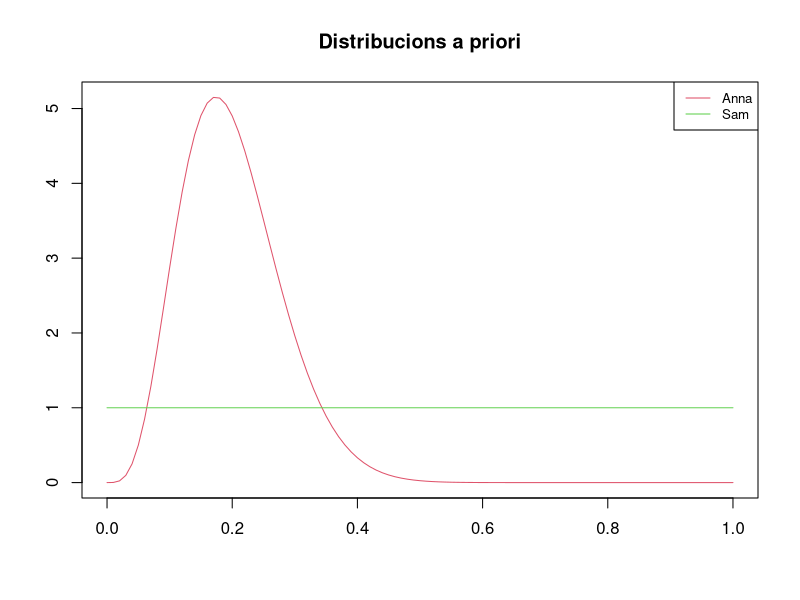
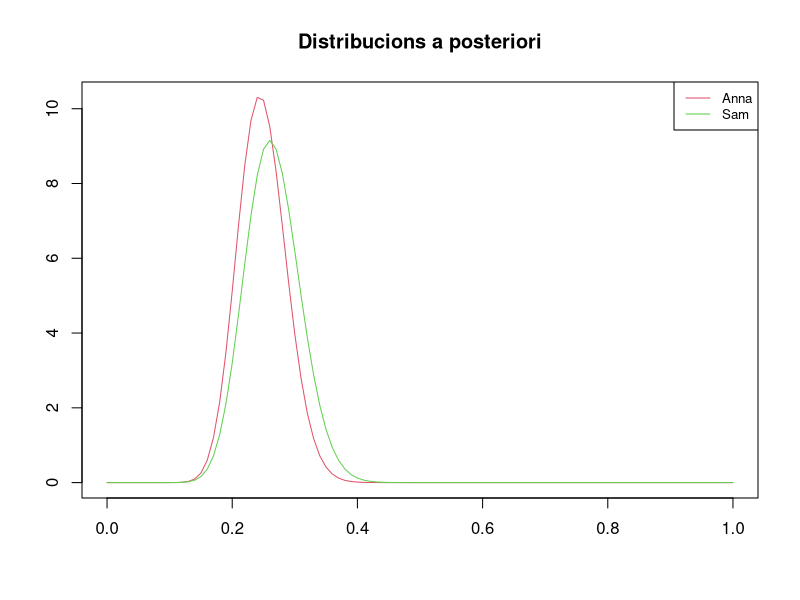
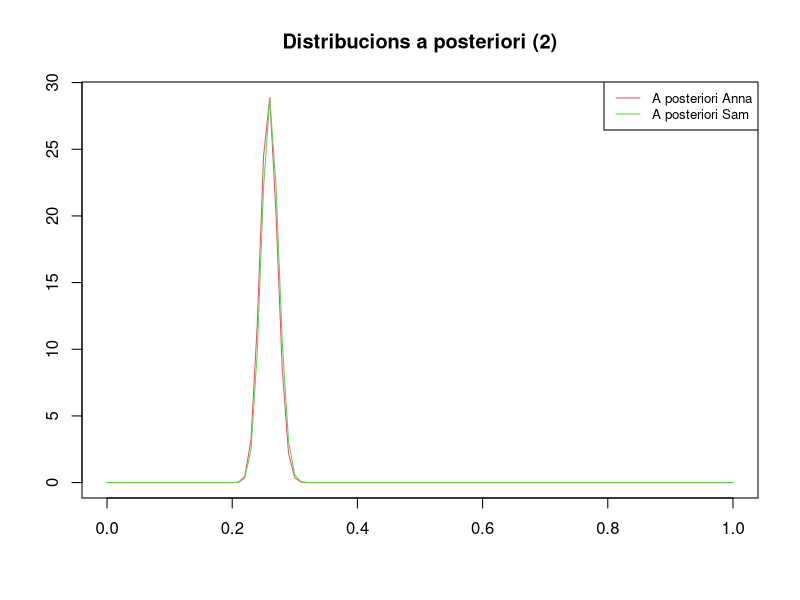

Generate these figures, in order, with R:
## ---- chunk 1
n <- 100
y <- 26
## ---- chunk 2
a1 <- 5
b1 <- 20
a2 <- 1
b2 <- 1
plot(function(x)dbeta(x, a1 , b1 ), xlim=c(0,1), ylab="", xlab = "", col= 2)
plot(function(x)dbeta(x,  a2, b2), xlim=c(0,1), ylab="", xlab = "", col= 3, add= T)  
legend("topright", legend = c("Anna", "Sam"), col= c(2,3), lty = 1, cex = 0.8) 
title('Distribucions a priori')
## ---- chunk 3
a1b <- a1 + y
b1b <- b1 + (n - y)
a2b <- a2 + y
b2b <- b2 + (n - y)

plot(function(x)dbeta(x, a1b , b1b ), xlim=c(0,1), ylab="", xlab = "", col= 2)
plot(function(x)dbeta(x,  a2b , b2b), xlim=c(0,1), ylab="", xlab = "", col= 3, add = T)  
legend("topright", legend = c("Anna", "Sam"), col= c(2,3), lty = 1, cex = 0.8) 
title('Distribucions a posteriori')
## ---- chunk 4
yc<- y*10
nc <- n*10
a1c <- 5 + yc
b1c <- 20 + (nc - yc)
a2c <- 1 + yc
b2c <- 1 + (nc - yc)

plot(function(x)dbeta(x, a1c , b1c ), xlim=c(0,1), ylab="", xlab = "", col= 2)
plot(function(x)dbeta(x,  a2c , b2c), xlim=c(0,1), ylab="", xlab = "", col= 3, add=T) 
legend("topright", legend = c("A posteriori Anna", "A posteriori Sam"), col= c(2,3), lty = 1, cex = 0.8)
title('Distribucions a posteriori (2)')
